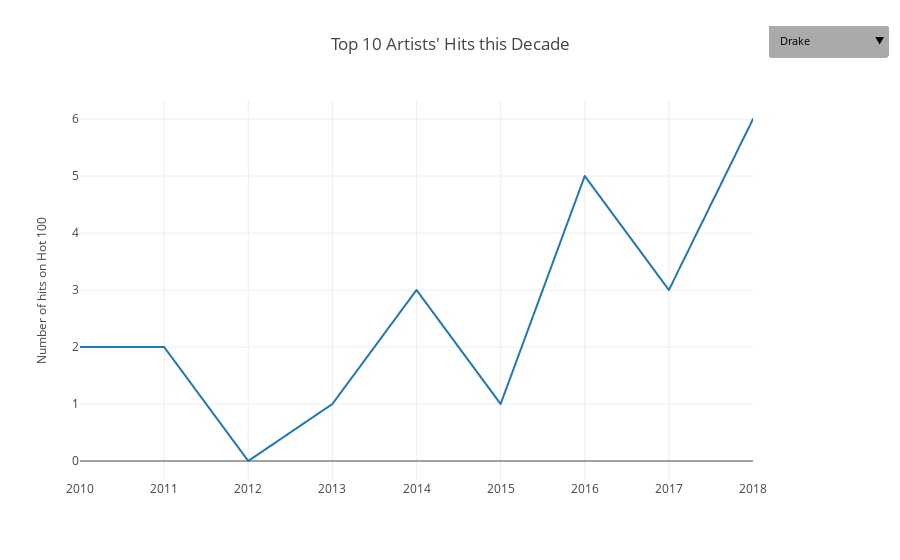

The notebook cell this image was saved under:
### Code cell
top_10_rappers_line()

### Figure 1 — Plotly figure (JSON) as saved in the notebook; plotly's stock layout.template omitted (floating-point values rounded to 4 significant figures)
{"data": [{"mode": "lines", "name": "Artist", "text": ["Songs: <br>Find Your Love #15<br>Over #16", "Songs: <br>Headlines #33<br>Marvins Room #40", "", "Songs: <br>Started From The Bottom #7", "Songs: <br>0 To 100 / The Catch Up #29<br>The Language #61<br>Worst Behavior #92", "Songs: <br>Hotline Bling #8", "Songs: <br>Controlla #11<br>Summer Sixteen #39<br>Childs Play #56<br>Still Here #63<br>Hype #70", "Songs: <br>Fake Love #18<br>Passionfruit #31<br>Gyalchester #83", "Songs: <br>God's Plan #1<br>In My Feelings #3<br>Nice For What #5<br>Nonstop #27<br>I'm Upset #45<br>Mob Ties #94"], "type": "scattergl", "uid": "5061a4ef-b81a-4b80-9939-849d437afcc5", "visible": true, "x": [2010, 2011, 2012, 2013, 2014, 2015, 2016, 2017, 2018], "y": [2, 2, 0, 1, 3, 1, 5, 3, 6]}, {"hoverinfo": "none", "mode": "lines", "type": "scattergl", "uid": "c9b8428c-ab0c-437d-a746-dc216593c38b", "visible": true, "x": [2010.0], "y": [6]}], "layout": {"paper_bgcolor": "rgba(0,0,0,0)", "plot_bgcolor": "rgba(0,0,0,0)", "showlegend": false, "title": {"text": "Top 10 Artists' Hits this Decade"}, "updatemenus": [{"bgcolor": "#AAAAAA", "bordercolor": "#FFFFFF", "buttons": [{"args": [{"data": [{"text": ["Songs: <br>Find Your Love #15<br>Over #16", "Songs: <br>Headlines #33<br>Marvins Room #40", "", "Songs: <br>Started From The Bottom #7", "Songs: <br>0 To 100 / The Catch Up #29<br>The Language #61<br>Worst Behavior #92", "Songs: <br>Hotline Bling #8", "Songs: <br>Controlla #11<br>Summer Sixteen #39<br>Childs Play #56<br>Still Here #63<br>Hype #70", "Songs: <br>Fake Love #18<br>Passionfruit #31<br>Gyalchester #83", "Songs: <br>God's Plan #1<br>In My Feelings #3<br>Nice For What #5<br>Nonstop #27<br>I'm Upset #45<br>Mob Ties #94"], "x": [2010, 2011, 2012, 2013, 2014, 2015, 2016, 2017, 2018], "y": [2, 2, 0, 1, 3, 1, 5, 3, 6]}], "name": "Drake"}, {"frame": {"duration": 300, "redraw": false}, "transition": {"duration": 300}}], "label": "Drake", "method": "animate"}, {"args": [{"data": [{"text": ["", "", "", "Songs: <br>Wicked Games #47", "Songs: <br>Often #97", "Songs: <br>The Hills #4<br>Can't Feel My Face #5<br>Earned It (Fifty Shades Of Grey) #6", "Songs: <br>In The Night #20<br>Acquainted #79", "Songs: <br>Party Monster #56<br>Reminder #71", "Songs: <br>Call Out My Name #43"], "x": [2010, 2011, 2012, 2013, 2014, 2015, 2016, 2017, 2018], "y": [0, 0, 0, 1, 1, 3, 2, 2, 1]}], "name": "The Weeknd"}, {"frame": {"duration": 300, "redraw": false}, "transition": {"duration": 300}}], "label": "The Weeknd", "method": "animate"}, {"args": [{"data": [{"text": ["", "Songs: <br>Best Thing I Never Had #25", "Songs: <br>Love On Top #1<br>Dance For You #33<br>Countdown #61", "", "Songs: <br>Partition #21<br>XO #60", "Songs: <br>7/11 #19", "Songs: <br>Sorry #23<br>Hold Up #47<br>Formation #57", "", ""], "x": [2010, 2011, 2012, 2013, 2014, 2015, 2016, 2017, 2018], "y": [0, 1, 3, 0, 2, 1, 3, 0, 0]}], "name": "Beyonce"}, {"frame": {"duration": 300, "redraw": false}, "transition": {"duration": 300}}], "label": "Beyonce", "method": "animate"}, {"args": [{"data": [{"text": ["", "Songs: <br>She Ain't You #10<br>No BS #17", "Songs: <br>Sweet Love #79", "Songs: <br>Fine China #33<br>Don't Judge Me #69", "", "", "Songs: <br>Back To Sleep #32<br>Grass Ain't Greener #92", "Songs: <br>Privacy #66<br>Questions #98", ""], "x": [2010, 2011, 2012, 2013, 2014, 2015, 2016, 2017, 2018], "y": [0, 2, 1, 2, 0, 0, 2, 2, 0]}], "name": "Chris Brown"}, {"frame": {"duration": 300, "redraw": false}, "transition": {"duration": 300}}], "label": "Chris Brown", "method": "animate"}, {"args": [{"data": [{"text": ["Songs: <br>Rude Boy #25", "Songs: <br>Man Down #47", "", "Songs: <br>Diamonds #6<br>Pour It Up #16", "", "", "Songs: <br>Needed Me #4<br>Kiss It Better #71<br>Sex With Me #83", "Songs: <br>Love On The Brain #21", ""], "x": [2010, 2011, 2012, 2013, 2014, 2015, 2016, 2017, 2018], "y": [1, 1, 0, 2, 0, 0, 3, 1, 0]}], "name": "Rihanna"}, {"frame": {"duration": 300, "redraw": false}, "transition": {"duration": 300}}], "label": "Rihanna", "method": "animate"}, {"args": [{"data": [{"text": ["Songs: <br>Neighbors Know My Name #6<br>Can't Be Friends #44", "Songs: <br>Love Faces #14", "Songs: <br>Heart Attack #7<br>Sex Ain't Better Than Love #39<br>Dive In #43", "", "Songs: <br>Na Na #16<br>Foreign #68", "", "", "", ""], "x": [2010, 2011, 2012, 2013, 2014, 2015, 2016, 2017, 2018], "y": [2, 1, 3, 0, 2, 0, 0, 0, 0]}], "name": "Trey Songz"}, {"frame": {"duration": 300, "redraw": false}, "transition": {"duration": 300}}], "label": "Trey Songz", "method": "animate"}, {"args": [{"data": [{"text": ["", "", "Songs: <br>Turn On The Lights #35<br>Same Damn Time #62", "Songs: <br>Neva End #51<br>Honest #82", "", "", "Songs: <br>Wicked #34<br>Stick Talk #97", "Songs: <br>Mask Off #7", ""], "x": [2010, 2011, 2012, 2013, 2014, 2015, 2016, 2017, 2018], "y": [0, 0, 2, 2, 0, 0, 2, 1, 0]}], "name": "Future"}, {"frame": {"duration": 300, "redraw": false}, "transition": {"duration": 300}}], "label": "Future", "method": "animate"}, {"args": [{"data": [{"text": ["Songs: <br>POWER #91", "Songs: <br>All Of The Lights #12", "", "", "Songs: <br>Bound 2 #71", "", "Songs: <br>Father Stretch My Hands Pt. 1 #38<br>Famous #60<br>Fade #93", "", "Songs: <br>All Mine #96"], "x": [2010, 2011, 2012, 2013, 2014, 2015, 2016, 2017, 2018], "y": [1, 1, 0, 0, 1, 0, 3, 0, 1]}], "name": "Kanye West"}, {"frame": {"duration": 300, "redraw": false}, "transition": {"duration": 300}}], "label": "Kanye West", "method": "animate"}, {"args": [{"data": [{"text": ["Songs: <br>Your Love #26", "Songs: <br>Did It On'em #28<br>Super Bass #42<br>Right Thru Me #51", "", "", "Songs: <br>Anaconda #9<br>Pills N Potions #30", "", "", "", "Songs: <br>Chun-Li #49"], "x": [2010, 2011, 2012, 2013, 2014, 2015, 2016, 2017, 2018], "y": [1, 3, 0, 0, 2, 0, 0, 0, 1]}], "name": "Nicki Minaj"}, {"frame": {"duration": 300, "redraw": false}, "transition": {"duration": 300}}], "label": "Nicki Minaj", "method": "animate"}, {"args": [{"data": [{"text": ["", "", "Songs: <br>Swimming Pools (Drank) #88", "Songs: <br>Bitch  Don't Kill My Vibe #20", "Songs: <br>i #65", "", "", "Songs: <br>Humble. #2<br>DNA. #29<br>Element. #76", ""], "x": [2010, 2011, 2012, 2013, 2014, 2015, 2016, 2017, 2018], "y": [0, 0, 1, 1, 1, 0, 0, 3, 0]}], "name": "Kendrick Lamar"}, {"frame": {"duration": 300, "redraw": false}, "transition": {"duration": 300}}], "label": "Kendrick Lamar", "method": "animate"}], "font": {"color": "#000000", "size": 11}, "pad": {"l": 0, "t": 0}, "showactive": false, "x": 1.2, "xanchor": "right", "y": 1.2, "yanchor": "top"}], "yaxis": {"title": {"font": {"size": 12}, "text": "Number of hits on Hot 100"}}}}
